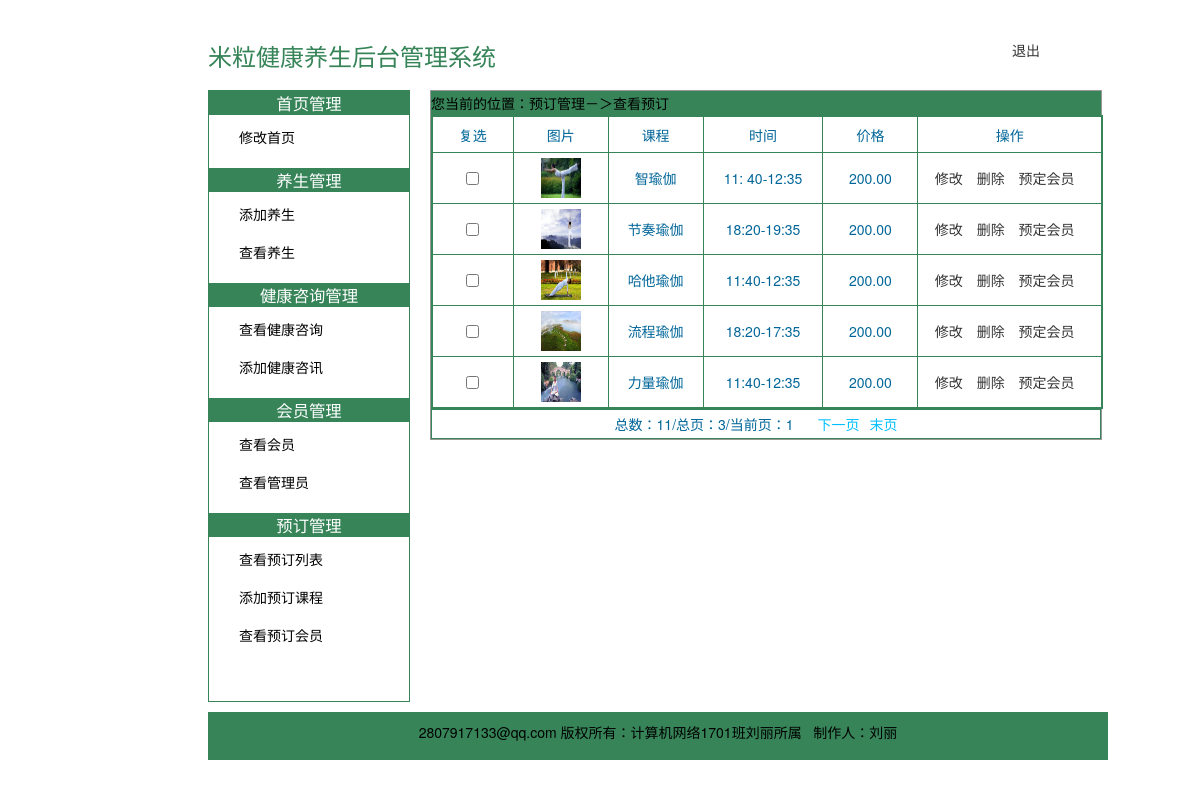
/admin/ck_yuding.php, run on the app's committed database.
### tables this page shows
CREATE TABLE `ys_yuding` (
  `id` int(11) NOT NULL AUTO_INCREMENT,
  `course` varchar(100) NOT NULL COMMENT '课程名称',
  `start_time` char(10) NOT NULL COMMENT '寮€濮嬫椂闂?',
  `end_time` char(10) NOT NULL COMMENT '缁撴潫鏃堕棿',
  `price` decimal(8,2) NOT NULL DEFAULT '0.00' COMMENT '价格',
  `images` varchar(100) NOT NULL COMMENT '封面',
  `add_time` datetime NOT NULL COMMENT '添加时间',
  `add_id` int(11) NOT NULL COMMENT '添加管理员id',
  PRIMARY KEY (`id`)
);

### admin/ck_yuding.php (the view, shortened to what this page needs)
<?php
require_once '../conn/conn.php';
$pagesize = 5;
$page = 1;
if(isset($_GET['page'])){
    $page = $_GET['page'];
    if($page<1){$page = 1;}
}else{
    $page = 1;
}
$data=queryPaginate('ys_yuding',$pagesize,$page);
?>
<!DOCTYPE html PUBLIC "-//W3C//DTD XHTML 1.0 Transitional//EN" "http://www.w3.org/TR/xhtml1/DTD/xhtml1-transitional.dtd">
<html xmlns="http://www.w3.org/1999/xhtml">
<head>
    <link href="css/index.css" rel="stylesheet" type="text/css" />
</head>
<body>
<?php require_once 'head.php'?>
<?php require_once 'left.php'?>
<div id="right" >
    <p style= background-color:rgb(54,132,88); padding-left:10px; color:#FFF;">您当前的位置：预订管理－＞查看预订</p>
    <form name="form1" method="post" action="">
        <table width="670" border="0" align="center" cellpadding="0" cellspacing="0">
            <tr>
                <td height="40" bgcolor="#666666"><table width="670" height="44" border="0" align="center" cellpadding="0" cellspacing="1">
                        <tr>
                            <td width="50" height="25" bgcolor="#FFFFFF"><div align="center">复选</div></td>
                            <td width="59" height="20" bgcolor="#FFFFFF"><div align="center">图片</div></td>
                            <td width="59" height="20" bgcolor="#FFFFFF"><div align="center">课程</div></td>
                            <td width="59" bgcolor="#FFFFFF"><div>时间</div></td>
                            <td width="59" bgcolor="#FFFFFF"><div>价格</div></td>
                            <td width="115" bgcolor="#FFFFFF"><div>操作</div></td>
                        </tr>
                        <?php foreach($data['data'] as $v){ ?>
                            <tr>
                                <td height="21" bgcolor="#FFFFFF"><div align="center"><input type="checkbox" name='id[]' value='<?=$v['id']?>'></div></td>
                                <td height="21" bgcolor="#FFFFFF"><div align="center"><img src='<?php echo $v['images']?>' style="width: 40px;height: 40px;"/></div></td>
                                <td height="21" bgcolor="#FFFFFF"><div align="center"><?php echo $v['course']?></div></td>
                                <td height="21" bgcolor="#FFFFFF"><div><?php echo $v['start_time'].'-'.$v['end_time']?></div></td>
                                <td height="21" bgcolor="#FFFFFF"><div><?php echo $v['price']?></div></td>
                                <td height="25" bgcolor="#FFFFFF"><div>
                                        <a href="tj_yuding.php?id=<?php echo $v['id']?>" style="margin-right: 10px;">修改</a>
                                        <a class="delete" href= "javascript:void(0);" data-id="<?php echo $v['id']?>" style="margin-right: 10px;">删除</a>
                                        <a href="ck_appointment_user.php?id=<?php echo $v['id']?>" style="margin-right: 10px;">预定会员</a>
                                    </div></td>
                            </tr>
                        <?php } ?>
                    </table></td>
            </tr>
        </table>
        <?php echo $data['render'];?>
    </form>
</div>
<?php require_once 'footer.php'?>
</body>
</html>

### conn/conn.php (shortened to what this page needs)
<?php
function linkDatabase(){
    $link = mysqli_connect('localhost', 'root', 'root', 'ml_yangsheng');
    mysqli_set_charset($link, 'utf8');
    return $link;
}
function queryPaginate($table,$pageSize,$page,$field='',$where='',$join='',$order='',$group='',$having=''){
    $link=linkDatabase();
    $total=mysqlCount($table,$where,$join,$group,$having);
    $totalpage = ceil($total/$pageSize);
    $field=$field?$field:'*';
    $where=$where?' where '.$where:'';
    $start = ($page-1)*$pageSize;
    $limit = " limit $start,$pageSize";
    $join=$join?" ".$join:'';
    $order=$order?" order by ".$order:'';
    $group=$group?" group by ".$group:'';
    $having=$having?" having ".$having:'';
    $sql="SELECT {$field} FROM {$table}{$join}{$where}{$group}{$having}{$order}{$limit}";
    $result = mysqli_query($link,$sql);
    if($result)
        $data  = mysqli_fetch_all($result,MYSQLI_ASSOC);
    else
        $data=[];
    if($page>1){
        $prev = $page-1;
    }else{
        $prev = $page;
    }
    if($page<$totalpage){
        $next = $page+1;
    }else{
        $next = $totalpage;
    }
    $firstPage='<a href="?page=1" style="margin-right: 10px;text-decoration:none;color:deepskyblue">首页</a>';
    $prevPage='<a href="?page='.$prev.'" style="margin-right: 10px;text-decoration:none;color:deepskyblue">上一页</a>';
    $nextPage='<a href="?page='.$next.'" style="margin-right: 10px;text-decoration:none;color:deepskyblue">下一页</a>';
    $lastPage='<a href="?page='.$totalpage.'" style="margin-right: 10px;text-decoration:none;color:deepskyblue">末页</a>';
    if($totalpage>1){
        if($page==$totalpage){
            $nextPage='';
            $lastPage='';
        }else if($page==1){
            $prevPage='';
            $firstPage='';
        }
    }else{
        $firstPage='';
        $prevPage='';
        $nextPage='';
        $lastPage='';
    }
    $html='<table width="100%" height="30" border="0" align="center" cellpadding="0" cellspacing="0">
<tr style="text-align:center; margin-right:5px;"><td style="text-align:center; padding-right:10px;" >
<span style="margin-right: 20px;">总数：'.$total.'/总页：'.$totalpage.'/当前页：'.$page.'</span>
'.$firstPage.$prevPage.$nextPage.$lastPage.'
</td></td></tr></table>';
    return ['data'=>$data,'total'=>$total,'pages'=>$totalpage,'render'=>$html];
}
function mysqlCount($table,$where='1=1',$join='',$group='',$having=''){
    $link=linkDatabase();
    $where=$where?' where '.$where:'';
    $join=$join?" ".$join:'';
    $group=$group?" group by ".$group:'';
    $having=$having?" having ".$having:'';
    $sql = "select count(*) s FROM {$table}{$join}{$where}{$group}{$having}";
    $result = mysqli_query($link,$sql);
    $goal=0;
    if ($result&&mysqli_num_rows($result) > 0) {
        while($row = mysqli_fetch_assoc($result)) {
            $goal=$row['s'];
        }
    }
    return $goal;
}
?>

### admin/head.php (shortened to what this page needs)
<?php
require_once '../conn/conn.php';
?>
<link href="../layui/css/layui.css" type="text/css" rel="stylesheet"/>
<link href="css/common.css" type="text/css" rel="stylesheet"/>
<div id="header" style="display: flex;align-items: flex-end;">
    <h1>米粒健康养生后台管理系统</h1>
    <div style="width:100px;height:40px;line-height:40px;margin-left: auto;">
        <a id="logout">退出</a>
    </div>
</div>

### admin/left.php
<?php
require_once '../conn/conn.php';
?>
<div id="left">
    <h3>首页管理</h3>
    <ul>
        <li><a href="tj_index.php">修改首页</a></li>
    </ul>
    <h3>养生管理</h3>
    <ul>
        <li><a href="tj_yangsheng.php">添加养生</a></li>
        <li><a href="ck_yangsheng.php">查看养生</a></li>
    </ul>
    <h3>健康咨询管理</h3>
    <ul>
        <li><a href="ck_jiangkangixun.php">查看健康咨询</a></li>
        <li><a href="tj_jiangkangzixun.php">添加健康咨讯</a></li>
    </ul>
    <h3>会员管理</h3>
    <ul>
        <li><a href="user.php">查看会员</a></li>
        <li><a href="admin.php">查看管理员</a></li>
    </ul>
    <h3>预订管理</h3>
    <ul>
        <li><a href="ck_yuding.php">查看预订列表</a></li>
        <li><a href="tj_yuding.php">添加预订课程</a></li>
        <li><a href="ck_user_appointmemt.php">查看预订会员</a></li>
    </ul>
</div>

### admin/footer.php (shortened to what this page needs)
<?php
require_once '../conn/conn.php';
?>
<div id="footer" class="footer">
    <p>2807917133@qq.com 版权所有：计算机网络1701班刘丽所属 &nbsp;&nbsp;制作人：刘丽</p>
</div>

### admin/css/index.css (style rules this page uses)
* { margin:0px; padding:0px; }
body { margin:0 auto; width:1024px; font:12px/1.6 "宋体"; background-color:rgb(255,255,255) ; }
ul li { padding-bottom:4px; padding-top:5px; }
input { margin-left:10px; }
#header { margin:30px 0px 10px 120px; }
#header h1 { color:rgb(54,132,88); font-size:24px; font-family:"黑体"; }
#left { background-color:white; width:200px; float:left; margin-left:120px; margin-top:10px; padding-bottom:35px;border:1px solid black; margin-bottom:10px; }
#left h3 { background-color:rgb(54,132,88); text-align:center ; color:#FFF; }
#left ul { list-style:none; padding-bottom:15px; }
#left ul li { bottom no-repeat; width:150px; margin:5px 10px 0px 30px; }
#left ul li a { text-decoration:none; color:#000; }
#right { float:right; border: 1px solid #999; width:670px; margin:10px; }
#right table { margin-top:10px; color:#006699; margin:0 auto; }
#right table tr td table { margin:0 auto; }
#right table tr td table tr div { text-align:center; }
#right table tr td table tr td { padding-top:5px;text-align:left; padding-bottom:5px; }
#footer { clear:both; width:900px; text-align:center; margin-top:20px; height:40px; padding-top:8px; background-color:rgb(54,132,88); margin-left:120px; }

### layui/css/layui.css (style rules this page uses)
.layui-inline,img { display:inline-block;vertical-align:middle }
h1,h2,h3,h4,h5,h6 { font-weight:400 }
.layui-btn,.layui-edge,.layui-inline,img { vertical-align:middle }
blockquote,body,button,dd,div,dl,dt,form,h1,h2,h3,h4,h5,h6,input,li,ol,p,pre,td,textarea,th,ul { margin:0;padding:0;-webkit-tap-highlight-color:rgba(0,0,0,0) }
img { border:none }
li { list-style:none }
table { border-collapse:collapse;border-spacing:0 }
button,input,optgroup,option,select,textarea { font-family:inherit;font-size:inherit;font-style:inherit;font-weight:inherit;outline:0 }
body { line-height:24px;font:14px Helvetica Neue,Helvetica,PingFang SC,Tahoma,Arial,sans-serif }
a { color:#333;text-decoration:none }

### admin/css/common.css (style rules this page uses)
body { margin: 0 auto; line-height: 24px; }
tr td { border: 1px solid rgb(54,132,88); }
#left { background-color: white; width: 200px; float: left; margin-left: 120px; margin-top: 10px; padding-bottom: 35px; border: 1px solid rgb(54,132,88); margin-bottom: 10px; }

### admin/head.php (style rules this page uses)
table a { text-decoration: none; }

### data on the page
ys_yuding: images (picture), course "智瑜伽", start_time "11: 40", end_time "12:35", price "200.00"
ys_yuding: images (picture), course "节奏瑜伽", start_time "18:20", end_time "19:35", price "200.00"
ys_yuding: images (picture), course "哈他瑜伽", start_time "11:40", end_time "12:35", price "200.00"
ys_yuding: images (picture), course "流程瑜伽", start_time "18:20", end_time "17:35", price "200.00"
ys_yuding: images (picture), course "力量瑜伽", start_time "11:40", end_time "12:35", price "200.00"

### other printed values
$total "11"
$totalpage "3"
$page "1"
